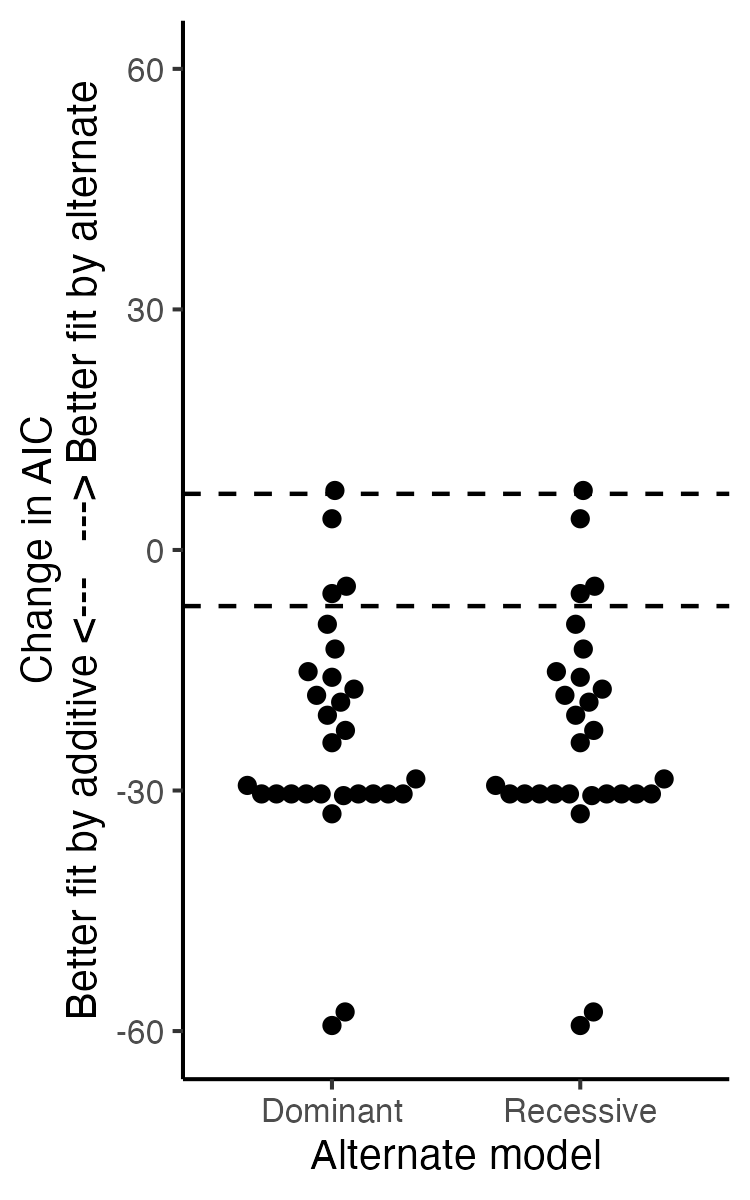

This chart was generated by the following R code:
library(tidyverse)
library(ggbeeswarm)

p1 <- read_csv("00_eQTL/results/model_AIC_dominant_recessive.csv") %>% 
  select(gene,snp, AIC_dominant, AIC_recessive) %>% 
  pivot_longer(-c(gene,snp)) %>% 
  mutate(name = recode(name,
                       "AIC_dominant"="Dominant",
                       "AIC_recessive"="Recessive")) %>% 
  
  ggplot(aes(x=name, y=value)) +
  geom_beeswarm(cex=3) +
  # geom_quasirandom(method = "smiley") +
  theme_classic(base_size = 10) +
  geom_hline(yintercept = c(-7,7), lty="dashed") +
  lims(y=c(-60,60)) +
  labs(x="Alternate model", 
       y="Change in AIC\nBetter fit by additive <---   ---> Better fit by alternate")
# p1

ggsave("publication/FigX_AIC.png", p1, width=2.5, height=4)
ggsave("publication/FigX_AIC.pdf", p1, width=2.5, height=4)
